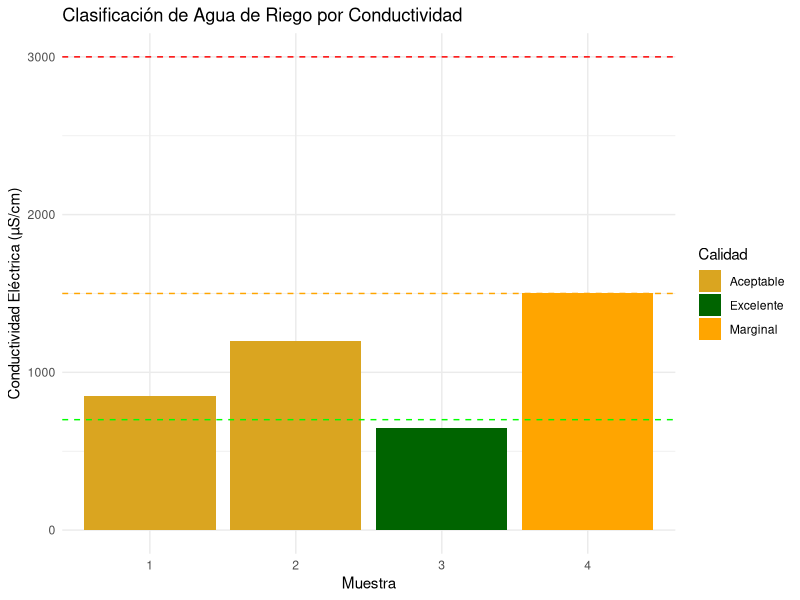
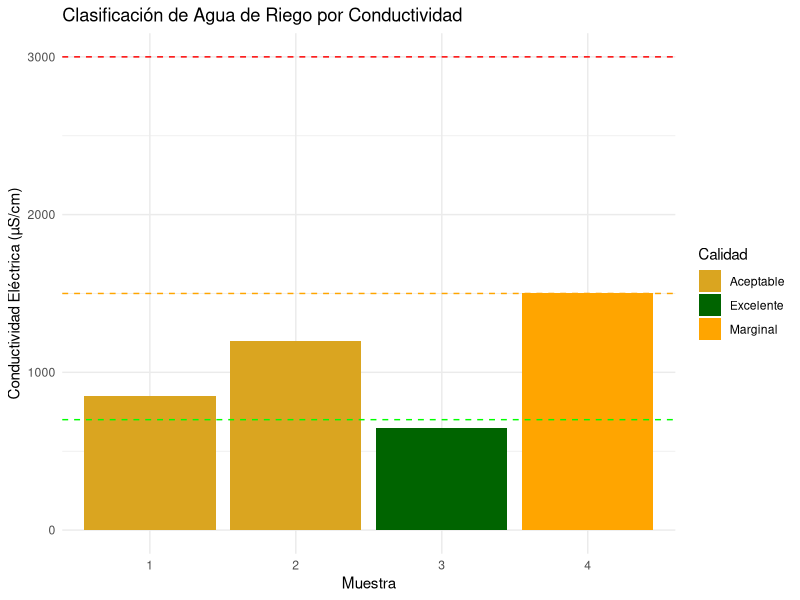

The R source for these figures, in order:
# ==========================================================================
# Análisis de Conductividad Eléctrica en Agua de Riego
# ==========================================================================
# Autor: Dr. José Juan Torres Martínez
# Docente de Ciencias Químicas
# Universidad Autónoma de San Luis Potosí (UASLP)
# México
#
# Material académico para estudiantes
#
# Descripción: Evaluar aptitud agrícola según normativa FAO
# ==========================================================================


# Datos de conductividad (µS/cm)  
conductividad <- c(850, 1200, 650, 1500)  

# 1. Estadísticas descriptivas  
media <- mean(conductividad)  
desviacion <- sd(conductividad)  
rango <- range(conductividad)  

# 2. Clasificación FAO  
clasificar_ce <- function(ce) {  
  ifelse(ce < 700, "Excelente",  
         ifelse(ce < 1500, "Aceptable",  
                ifelse(ce < 3000, "Marginal", "No apta")))  
}  

clasificacion <- sapply(conductividad, clasificar_ce)  

# 3. Resultados  
cat("----------------------------------------\n")  
cat("INFORME TÉCNICO - CALIDAD DE AGUA DE RIEGO\n")  
cat("----------------------------------------\n")  
cat("Fecha de análisis:", format(Sys.Date(), "%d/%m/%Y"), "\n\n")  
cat("Estadísticas descriptivas:\n")  
cat("- Media:", round(media, 1), "µS/cm\n")  
cat("- Desviación estándar:", round(desviacion, 1), "µS/cm\n")  
cat("- Rango:", paste(rango, collapse = " a "), "µS/cm\n\n")  
cat("Clasificación FAO por muestra:\n")  
for (i in 1:length(conductividad)) {  
  cat("Muestra", i, "(", conductividad[i], "µS/cm):", clasificacion[i], "\n")  
}  
cat("----------------------------------------\n")  

# 4. Gráfico  
library(ggplot2)  
grafico_conductividad <- ggplot(data.frame(Muestra = factor(1:4), CE = conductividad),  
       aes(x = Muestra, y = CE, fill = clasificacion)) +  
  geom_bar(stat = "identity") +  
  geom_hline(yintercept = c(700, 1500, 3000),  
             linetype = "dashed", color = c("green", "orange", "red")) +  
  scale_fill_manual(values = c("Excelente" = "darkgreen",  
                               "Aceptable" = "goldenrod",  
                               "Marginal" = "orange",  
                               "No apta" = "firebrick")) +  
  labs(title = "Clasificación de Agua de Riego por Conductividad",  
       y = "Conductividad Eléctrica (µS/cm)",  
       fill = "Calidad") +  
  theme_minimal()  

print(grafico_conductividad)
ggsave("problema_06_conductividad.png", plot = grafico_conductividad, width = 8, height = 5, dpi = 300)

# --------------------------------------------------------------------------
# Interpretación: Clasificación de Agua de Riego por Conductividad
# --------------------------------------------------------------------------
# - Eje X: las cuatro muestras de agua (Muestra 1 a Muestra 4). Es una categoría, no una cantidad medida, por eso no tiene unidades.
# - Eje Y: la conductividad eléctrica en µS/cm (microsiemens por centímetro). La conductividad mide qué tan bien conduce el agua la corriente eléctrica, y sube cuando hay más sales disueltas. Las líneas discontinuas en 700, 1500 y 3000 µS/cm marcan los límites de clasificación de la FAO, y el color de cada barra indica su categoría.
# - Lo que se aprecia: la Muestra 1 (850 µS/cm) y la Muestra 2 (1200 µS/cm) caen en la categoría Aceptable, la Muestra 3 (650 µS/cm) es Excelente y la Muestra 4 (1500 µS/cm) queda justo sobre el límite de 1500 y se clasifica como Marginal.
# - Qué significa: tres de las cuatro muestras sirven para riego, pero la Muestra 4 está en el límite y su uso sería marginal: a mayor conductividad, mayor salinidad y mayor riesgo para los cultivos y el suelo.

# --------------------------------------------------------------------------
# Qué aprendimos
# --------------------------------------------------------------------------
# - La conductividad eléctrica (µS/cm) es un indicador rápido de la salinidad del agua de riego.
# - La FAO clasifica el agua en Excelente (menos de 700), Aceptable (menos de 1500), Marginal (menos de 3000) y No apta (3000 µS/cm o más).
# - Un valor justo en un límite cambia de categoría, por eso conviene mirar el número y no solo el color de la barra.
